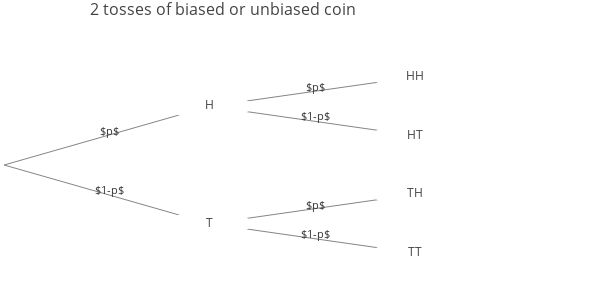

Write notebook code for a chart like this one.
### Markdown cell above
### Coin tossing puzzle
A coin is tossed twice. Alice claims that the event of getting two Heads is at least as likely if we know that the first toss is Heads than if we know that at least one of the tosses is Heads. Is she right? Does it make a difference if the coin is fair or unfair? How can we generalize Alice's reasoning?

* $H_1 =$ Heads in first toss
* $H_2 =$ Heads in second toss


We can say that the probability of option 1 is greater than or equal to option 2 if we express it this way:

option 1) $P(H_2\cap H_1|H_1) = \frac{P((H_2\cap H_1)\cap H_1)}{P(H_1)}=\frac{P(H_2\cap H_1)}{P(H_1)}$
- *Bear in mind that the intersection of $H_2$ with $H_1$ is the same as the intersection of $(H_2\cap H_1)$ with $H_1$ and that's why we removed $\cap H_1$ in $(H_2\cap H_1)\cap H_1$. In other words, $(H_2\cap H_1)$ was a subset of $H_1$*

option 2) $P(H_2\cap H_1|H_1\cup H_2) = \frac{P((H_2\cap H_1)\cap(H_1\cup H_2))}{P(H_1\cup H_2)} = \frac{P(H_2\cap H_1)}{P(H_1\cup H_2)}$

If we do the equation with the probability of Heads in a fair coin, where P(H)=0.5, then we have the following:

option 1) $\frac{0.5\cdot0.5}{0.5} = 0.5$

option 2) $\frac{0.5\cdot0.5}{(0.5\cdot0.5)+(0.5\cdot0.5)+(0.5\cdot0.5)}=\frac{0.25}{0.75}=0.33$

In this case, option 1 is grater than option 2. Considering a biased coin, option 1 could be equal to option 2 but never less than.

Generalizing, $P(C|D)\geq P(C|E)$ where $C=H_2\cap H_1$ and $D=H_1$ and $E=H_2\cup H_1$

The tree below will help understand the process:

### Code cell
#Create tree
coinP_node_child = [[1,4],[2,3],None,None,[5,6],None,None]

coinP_nodes = build_nodeDict('HT',repeat=2,children=coinP_node_child)#use build_nodeDict() from Hierarchy_tree

coinP_edges_labls = {'01':'$p$','04':'$1-p$','12':'$p$','13':'$1-p$',
                   '45':'$p$','46':'$1-p$'}

coinP_toss_tree = TreeGraph(orientation='h',root=coinP_nodes[0][0],spread=0.5,gap=0.5,
              nodes=coinP_nodes,edge_weights=None,edge_labels=coinP_edges_labls)

coinP_toss_tree.generic_plotly_plot("2 tosses of biased or unbiased coin", 
                    title_pos=0.15, height=300, width=600, legend=False)

### Figure 1 — Plotly figure (JSON) as saved in the notebook; plotly's stock layout.template omitted (floating-point values rounded to 4 significant figures)
{"data": [{"marker": {"color": [], "showscale": false, "size": 0}, "mode": "text", "text": [], "type": "scatter", "uid": "ef7830b6-d8c5-4a1d-88f9-8dca1651ce9f", "x": [0], "y": [0.5]}, {"line": {"color": "#777", "width": 0.9}, "mode": "lines", "text": [], "type": "scatter", "uid": "f6727117-ea26-49d9-b76b-18e6dfa836b2", "x": [0, 0.5, null, 0, 0.5, null, 0.5, 1, null, 0.5, 1, null, 0.5, 1, null, 0.5, 1, null], "y": [0.5, 0.625, null, 0.5, 0.375, null, 0.625, 0.6875, null, 0.625, 0.5625, null, 0.375, 0.4375, null, 0.375, 0.3125, null]}, {"marker": {"color": ["white", "white", "white", "white", "white", "white"], "showscale": false, "size": 70, "symbol": "diamond-wide"}, "mode": "markers+text", "name": "Nodes", "showlegend": false, "text": ["H", "T", "HH", "HT", "TH", "TT"], "textfont": {"size": 12}, "type": "scatter", "uid": "deeea1b1-1db7-47b0-b692-3a19ceb7c5bc", "x": [0.5, 0.5, 1, 1, 1, 1], "y": [0.625, 0.375, 0.6875, 0.5625, 0.4375, 0.3125]}], "layout": {"annotations": [{"align": "center", "arrowsize": 1, "arrowwidth": 1, "ax": 3, "ay": -5, "borderpad": 1, "font": {"color": "#333", "size": 11}, "showarrow": true, "text": "$p$", "x": 0.25, "xref": "x", "y": 0.5625, "yref": "y"}, {"align": "center", "arrowsize": 1, "arrowwidth": 1, "ax": 3, "ay": -5, "borderpad": 1, "font": {"color": "#333", "size": 11}, "showarrow": true, "text": "$1-p$", "x": 0.25, "xref": "x", "y": 0.4375, "yref": "y"}, {"align": "center", "arrowsize": 1, "arrowwidth": 1, "ax": 3, "ay": -5, "borderpad": 1, "font": {"color": "#333", "size": 11}, "showarrow": true, "text": "$p$", "x": 0.75, "xref": "x", "y": 0.6562, "yref": "y"}, {"align": "center", "arrowsize": 1, "arrowwidth": 1, "ax": 3, "ay": -5, "borderpad": 1, "font": {"color": "#333", "size": 11}, "showarrow": true, "text": "$1-p$", "x": 0.75, "xref": "x", "y": 0.5938, "yref": "y"}, {"align": "center", "arrowsize": 1, "arrowwidth": 1, "ax": 3, "ay": -5, "borderpad": 1, "font": {"color": "#333", "size": 11}, "showarrow": true, "text": "$p$", "x": 0.75, "xref": "x", "y": 0.4062, "yref": "y"}, {"align": "center", "arrowsize": 1, "arrowwidth": 1, "ax": 3, "ay": -5, "borderpad": 1, "font": {"color": "#333", "size": 11}, "showarrow": true, "text": "$1-p$", "x": 0.75, "xref": "x", "y": 0.3438, "yref": "y"}], "autosize": true, "height": 300, "hovermode": "closest", "margin": {"b": 0, "l": 0, "r": 0, "t": 30}, "showlegend": false, "title": {"font": {"size": 16}, "text": "2 tosses of biased or unbiased coin", "x": 0.15}, "width": 600, "xaxis": {"range": [-0.01, 1.45], "showgrid": false, "showticklabels": false, "zeroline": false}, "yaxis": {"range": [0.2125, 0.7875], "showgrid": false, "showticklabels": false, "zeroline": false}}}
